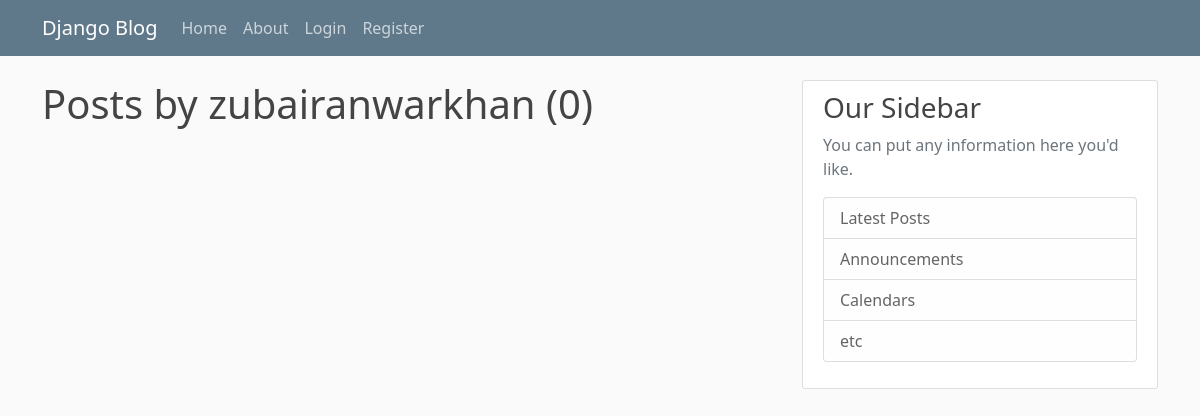
The app's page /user/zubairanwarkhan, older data.
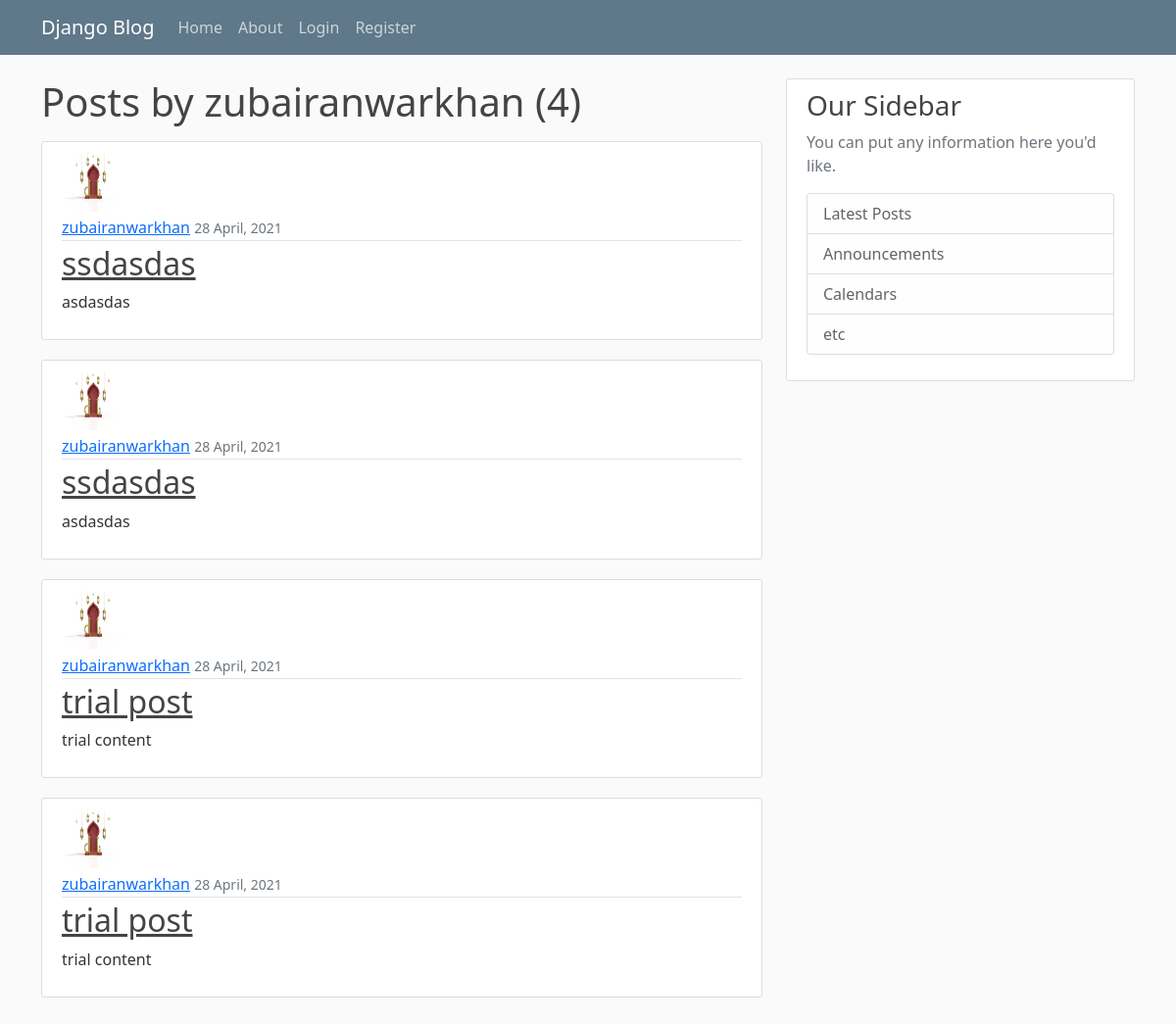
The same page, newer data.
### blog/models.py (models this page shows, shortened)
class Post(models.Model):
    title = models.CharField(max_length=100)
    content = models.TextField()
    date_posted = models.DateTimeField(default=timezone.now)
    author = models.ForeignKey(User, on_delete=models.CASCADE)

### users/models.py (models this page shows, shortened)
class Profile(models.Model):
    user = models.OneToOneField(User,on_delete=models.CASCADE)
    image = models.ImageField(default='default.jpg', upload_to='profile_pics')

### blog/views.py (the view)
# urls.py: path('user/<str:username>', UserPostListView.as_view(), name='user-posts'),
class UserPostListView(ListView):
    model = Post
    template_name = 'blog/user_posts.html'  #<app>/<model>_<viewtype>.html
    context_object_name = 'posts'
    paginate_by = 5
    def get_queryset(self):
        user = get_object_or_404(User, username=self.kwargs.get('username'))
        return Post.objects.filter(author=user).order_by('-date_posted')

### blog/templates/blog/user_posts.html (shortened to what this page needs)
{% extends "blog/base.html" %}
{% block content %}
    <h1 class="mb-3">Posts by {{view.kwargs.username}} ({{page_obj.paginator.count}})</h1>
    {% for i in posts %}
        <article class="media content-section">
            <img class="rounded-circle article-img" src="{{ i.author.profile.image.url }}">
            <div class="media-body">
            <div class="article-metadata">
                <a class="mr-2" href="{% url 'user-posts' i.author.username %}">{{ i.author }}</a>
                <small class="text-muted">{{ i.date_posted | date:"j F, Y" }}</small>
            </div>
            <h2><a class="article-title" href="{% url 'post-detail' i.id %}">{{ i.title }}</a></h2>
            <p class="article-content">{{ i.content }}</p>
            </div>
        </article>
    {% endfor %}
    <div class="pagenum">
    </div>
{% endblock content %}

### blog/templates/blog/base.html (shortened to what this page needs)
{% load static %}
<!DOCTYPE html>
<html lang="en">
<head>
    <link href="https://cdn.jsdelivr.net/npm/bootstrap@5.0.0-beta3/dist/css/bootstrap.min.css" rel="stylesheet">
    <link rel="stylesheet" type="text/css" href="{% static 'blog/main.css' %}">
</head>
<body>
    <header class="site-header">
        <nav class="navbar navbar-expand-md navbar-dark bg-steel fixed-top">
          <div class="container">
            <a class="navbar-brand mr-4" href="{% url 'blog-home' %}">Django Blog</a>
            <div class="collapse navbar-collapse" id="navbarToggle">
              <div class="navbar-nav mr-auto">
                <a class="nav-item nav-link" href="{% url 'blog-home' %}">Home</a>
                <a class="nav-item nav-link" href="{% url 'blog-about' %}">About</a>
              </div>
              <div class="navbar-nav">
                {% if user.is_authenticated %}
                  <a class="nav-item nav-link" href="{% url 'profile' %}">Profile</a>
                  <a class="nav-item nav-link" href="{% url 'post-create' %}">New Post</a>
                  <a class="nav-item nav-link" href="{% url 'logout' %}">Logout</a>
                {% else %}
                  <a class="nav-item nav-link" href="{% url 'login' %}">Login</a>
                  <a class="nav-item nav-link" href="{% url 'register' %}">Register</a>
                {% endif %}
              </div>
            </div>
          </div>
        </nav>
      </header>
      <main role="main" class="container">
        <div class="row">
          <div class="col-md-8">
            {% block content %}{% endblock %}
          </div>
          <div class="col-md-4">
            <div class="content-section">
              <h3>Our Sidebar</h3>
              <p class='text-muted'>You can put any information here you'd like.
                <ul class="list-group">
                  <li class="list-group-item list-group-item-light">Latest Posts</li>
                  <li class="list-group-item list-group-item-light">Announcements</li>
                  <li class="list-group-item list-group-item-light">Calendars</li>
                  <li class="list-group-item list-group-item-light">etc</li>
                </ul>
              </p>
            </div>
          </div>
        </div>
      </main>
</body>
</html>

### blog/static/blog/main.css (style rules this page uses)
body { background: #fafafa; color: #333333; margin-top: 5rem; }
h1, h2, h3, h4, h5, h6 { color: #444444; }
ul { margin: 0; }
.bg-steel { background-color: #5f788a; }
.site-header .navbar-nav .nav-link { color: #cbd5db; }
.content-section { background: #ffffff; padding: 10px 20px; border: 1px solid #dddddd; border-radius: 3px; margin-bottom: 20px; }
.article-title { color: #444444; }
.article-content { white-space: pre-line; }
.article-img { height: 65px; width: 65px; margin-right: 16px; }
.article-metadata { padding-bottom: 1px; margin-bottom: 4px; border-bottom: 1px solid #e3e3e3 }
.pagenum { padding-bottom: 5rem; }

Row changes from the older to the newer data that the page shows:
added Post: author.profile.image (picture), author "zubairanwarkhan", date_posted "28 April, 2021", title "ssdasdas", content "asdasdas"
added Post: author.profile.image (picture), author "zubairanwarkhan", date_posted "28 April, 2021", title "ssdasdas", content "asdasdas"
added Post: author.profile.image (picture), author "zubairanwarkhan", date_posted "28 April, 2021", title "trial post", content "trial content"
added Post: author.profile.image (picture), author "zubairanwarkhan", date_posted "28 April, 2021", title "trial post", content "trial content"
Text that changed along with them:
{{ page_obj.paginator.count }}: "0" → "4"
